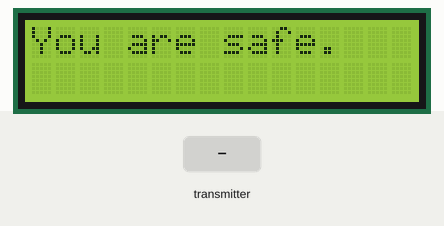
Recording of a sketch running on a simulated ESP32. On the bench: 16×2 character LCD. The inputs (shaded band) are chosen by the test bench. What the sketch prints to the serial monitor is not drawn.

Above: at 1.2 s.
1.3 s: the transmitter starts sending sensorMessage = 0
At 2.2 s:
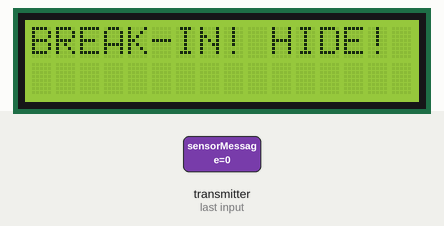
2.8 s: the transmitter starts sending sensorMessage = 1024
At 4.0 s:
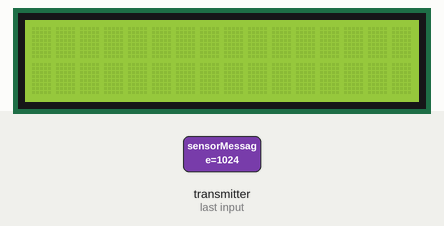
Timing chart, 0 to 5.8 s (numbered marks = the images above; inputs shaded):
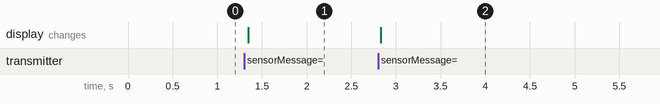

Measured:
- after the input at 1.3 s, the display: changes at once (image 1)
- after the input at 2.8 s, the display: changes at once (image 2)

The sketch:

Reciever.ino
```cpp
/**
 * @file Receiver.ino
 * @author Alison Tea
 * @author Shahnaz Mohideen
 * @date 22-March-2025
 * @brief This program receives sensor data via ESP-NOW and displays an appropriate
 * @brief alert message on an I2C LCD screen. The system warns of various hazards
 * @brief such as break-ins, fires, and floods.
 */

// Libraries
#include <Wire.h>
#include <LiquidCrystal_I2C.h>
#include <esp_now.h>
#include <WiFi.h>

/**
 * @brief Sensor types represented as macros for better readability.
 */
#define MOTION 0  ///< Motion detected (break-in alert)
#define TEMP 1    ///< Temperature sensor (not used in this code)
#define HUM 2     ///< Humidity sensor (fire alert)
#define SOUND 3   ///< Sound detected (break-in alert)
#define FLOOD 4   ///< Flood sensor (evacuation alert)

/// LCD display instance, using I2C address 0x27 with 16 columns and 2 rows.
LiquidCrystal_I2C lcd(0x27, 16, 2);

/// Flag indicating whether a message has been received.
volatile bool messageReceived = false;
/// Variable to store the received sensor message.
volatile int sensorMessage;

/**
 * @brief Callback function triggered when ESP-NOW data is received.
 *
 * This function sets the messageReceived flag and copies the received
 * data into the sensorMessage variable.
 *
 * @param esp_now_info Pointer to ESP-NOW metadata.
 * @param incomingData Pointer to received data buffer.
 * @param len Length of the received data.
 */
void IRAM_ATTR dataReceived(const esp_now_recv_info_t * esp_now_info, const uint8_t *incomingData, int len)
{
    if (len >= sizeof(sensorMessage)) len = sizeof(sensorMessage) - 1; // Prevent overflow
    messageReceived = true;
    memcpy((int*) &sensorMessage, incomingData, len);
    Serial.printf("Data: %d\n", sensorMessage);
}

/**
 * @brief Initializes serial communication, WiFi, LCD, and ESP-NOW.
 */
void setup() {
    Serial.begin(115200);
    while(!Serial);
    Serial.println("Starting\n");

    WiFi.mode(WIFI_STA); // Set WiFi to station mode

    // Initialize LCD display
    Wire.begin(8,9);
    lcd.init();
    lcd.backlight();   // Ensure backlight is ON
    lcd.setCursor(0, 0);
    lcd.print("You are safe."); // Default message

    // Initialize ESP-NOW and register the callback function
    if (esp_now_init() != ESP_OK) return;
    esp_now_register_recv_cb(dataReceived);
}

/**
 * @brief Main loop that checks for received messages and updates the LCD display.
 */
void loop() {
    if (messageReceived) {
        lcd.clear();
        lcd.setCursor(0, 0);
        Serial.printf("Sensor Message: %d\n", sensorMessage);

        // Display appropriate alert message based on sensor type
        if (sensorMessage == MOTION) {
            lcd.print("BREAK-IN! HIDE!");
        } else if (sensorMessage == HUM) {
            lcd.print("FIRE! RUN!");
        } else if (sensorMessage == SOUND) {
            lcd.print("BREAK-IN! HIDE!");
        } else if (sensorMessage == FLOOD) {
            lcd.print("FLOOD! EVACUATE!");
        }

        messageReceived = false;
    }
}
```
